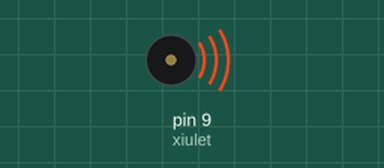
The sketch below on a simulated Arduino Uno, built with avr-gcc and run on an emulated ATmega328P. On the bench: buzzer (waves = sounding).

Above: at 0.1 s.
At 3.1 s:
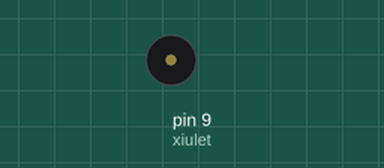
Timing chart, 0 to 4.6 s (numbered marks = the images above):
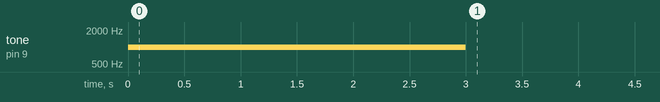

Measured:
- by itself, tone on pin 9 (xiulet): silent → 1000 Hz at 0.00 s, → silent 3.0 s later

The sketch:

Exercici002.ino
```cpp
/****************************************************************
 **                                                            **
 **                            SIRENA                          **
 **                                                            **
 **                          Exercici 2                        **
 **                                                            **
 **  NOM: David Casas                        DATA: 17/01/2022  **
 ***************************************************************/
 //**************************INCLUDE*****************************


 //*************************VARIABLES****************************
const byte xiulet = 9;        // donar nom al pin 9 de l’Arduino


 //***************************SETUP******************************

void setup() {             // configura el final de salida

pinMode(xiulet, OUTPUT);   // definir el pin 9 com una sortida

tone(9, 1000, 3000);

}
 //***************************LOOP*******************************

void loop() {             // incia el bucle del programa

}
 //*************************FUNCIONS*****************************
```
